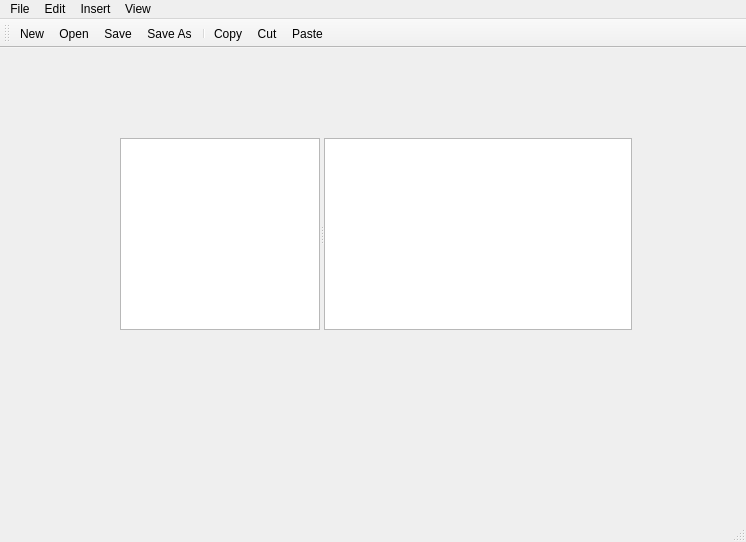
<?xml version="1.0" encoding="UTF-8"?>
<ui version="4.0">
 <class>MainWindow</class>
 <widget class="QMainWindow" name="MainWindow">
  <property name="geometry">
   <rect>
    <x>0</x>
    <y>0</y>
    <width>746</width>
    <height>542</height>
   </rect>
  </property>
  <property name="windowTitle">
   <string>MainWindow</string>
  </property>
  <widget class="QWidget" name="centralwidget">
   <widget class="QSplitter" name="splitter">
    <property name="geometry">
     <rect>
      <x>120</x>
      <y>90</y>
      <width>512</width>
      <height>192</height>
     </rect>
    </property>
    <property name="orientation">
     <enum>Qt::Horizontal</enum>
    </property>
    <widget class="QListWidget" name="listWidget">
     <property name="maximumSize">
      <size>
       <width>200</width>
       <height>16777215</height>
      </size>
     </property>
    </widget>
    <widget class="QPlainTextEdit" name="plainTextEdit"/>
   </widget>
  </widget>
  <widget class="QMenuBar" name="menubar">
   <property name="geometry">
    <rect>
     <x>0</x>
     <y>0</y>
     <width>746</width>
     <height>22</height>
    </rect>
   </property>
   <widget class="QMenu" name="menuFile">
    <property name="title">
     <string>File</string>
    </property>
    <addaction name="actionNew"/>
    <addaction name="actionOpen"/>
    <addaction name="actionSave"/>
    <addaction name="actionSave_As"/>
    <addaction name="separator"/>
    <addaction name="actionExit"/>
   </widget>
   <widget class="QMenu" name="menuEdit">
    <property name="title">
     <string>Edit</string>
    </property>
    <addaction name="actionCopy"/>
    <addaction name="actionCut"/>
    <addaction name="actionPaste"/>
    <addaction name="separator"/>
    <addaction name="actionSelect_All"/>
    <addaction name="actionSelect_None"/>
   </widget>
   <widget class="QMenu" name="menuInsert">
    <property name="title">
     <string>Insert</string>
    </property>
    <addaction name="actionAnimals"/>
    <addaction name="actionShapes"/>
    <addaction name="actionFood"/>
   </widget>
   <widget class="QMenu" name="menuView">
    <property name="title">
     <string>View</string>
    </property>
    <addaction name="actionToolbar_top"/>
    <addaction name="actionToolbar_bottom"/>
    <addaction name="actionToolbar_left"/>
    <addaction name="actionToolbar_right"/>
    <addaction name="separator"/>
    <addaction name="actionToolbar_floatable"/>
    <addaction name="actionToolbar_movable"/>
   </widget>
   <addaction name="menuFile"/>
   <addaction name="menuEdit"/>
   <addaction name="menuInsert"/>
   <addaction name="menuView"/>
  </widget>
  <widget class="QStatusBar" name="statusbar"/>
  <widget class="QToolBar" name="toolBar">
   <property name="windowTitle">
    <string>toolBar</string>
   </property>
   <attribute name="toolBarArea">
    <enum>TopToolBarArea</enum>
   </attribute>
   <attribute name="toolBarBreak">
    <bool>false</bool>
   </attribute>
   <addaction name="actionNew"/>
   <addaction name="actionOpen"/>
   <addaction name="actionSave"/>
   <addaction name="actionSave_As"/>
   <addaction name="separator"/>
   <addaction name="actionCopy"/>
   <addaction name="actionCut"/>
   <addaction name="actionPaste"/>
  </widget>
  <action name="actionNew">
   <property name="icon">
    <iconset resource="resources.qrc">
     <normaloff>:/files/images/new.png</normaloff>:/files/images/new.png</iconset>
   </property>
   <property name="text">
    <string>New</string>
   </property>
  </action>
  <action name="actionOpen">
   <property name="icon">
    <iconset resource="resources.qrc">
     <normaloff>:/files/images/open.png</normaloff>:/files/images/open.png</iconset>
   </property>
   <property name="text">
    <string>Open</string>
   </property>
  </action>
  <action name="actionSave">
   <property name="icon">
    <iconset resource="resources.qrc">
     <normaloff>:/files/images/save.png</normaloff>:/files/images/save.png</iconset>
   </property>
   <property name="text">
    <string>Save</string>
   </property>
  </action>
  <action name="actionSave_As">
   <property name="icon">
    <iconset resource="resources.qrc">
     <normaloff>:/files/images/saveas.png</normaloff>:/files/images/saveas.png</iconset>
   </property>
   <property name="text">
    <string>Save As</string>
   </property>
  </action>
  <action name="actionExit">
   <property name="text">
    <string>Exit</string>
   </property>
  </action>
  <action name="actionCopy">
   <property name="icon">
    <iconset resource="resources.qrc">
     <normaloff>:/files/images/copy.png</normaloff>:/files/images/copy.png</iconset>
   </property>
   <property name="text">
    <string>Copy</string>
   </property>
  </action>
  <action name="actionCut">
   <property name="icon">
    <iconset resource="resources.qrc">
     <normaloff>:/files/images/cut.png</normaloff>:/files/images/cut.png</iconset>
   </property>
   <property name="text">
    <string>Cut</string>
   </property>
  </action>
  <action name="actionPaste">
   <property name="icon">
    <iconset resource="resources.qrc">
     <normaloff>:/files/images/paste.png</normaloff>:/files/images/paste.png</iconset>
   </property>
   <property name="text">
    <string>Paste</string>
   </property>
  </action>
  <action name="actionSelect_All">
   <property name="icon">
    <iconset resource="resources.qrc">
     <normaloff>:/files/images/selectall.png</normaloff>:/files/images/selectall.png</iconset>
   </property>
   <property name="text">
    <string>Select All</string>
   </property>
  </action>
  <action name="actionSelect_None">
   <property name="icon">
    <iconset resource="resources.qrc">
     <normaloff>:/files/images/selectnone.png</normaloff>:/files/images/selectnone.png</iconset>
   </property>
   <property name="text">
    <string>Select None</string>
   </property>
  </action>
  <action name="actionAnimals">
   <property name="text">
    <string>Animals</string>
   </property>
  </action>
  <action name="actionShapes">
   <property name="text">
    <string>Shapes</string>
   </property>
  </action>
  <action name="actionFood">
   <property name="text">
    <string>Food</string>
   </property>
  </action>
  <action name="actionToolbar_top">
   <property name="text">
    <string>Toolbar top</string>
   </property>
  </action>
  <action name="actionToolbar_bottom">
   <property name="text">
    <string>Toolbar bottom</string>
   </property>
  </action>
  <action name="actionToolbar_left">
   <property name="text">
    <string>Toolbar left</string>
   </property>
  </action>
  <action name="actionToolbar_right">
   <property name="text">
    <string>Toolbar right</string>
   </property>
  </action>
  <action name="actionToolbar_floatable">
   <property name="checkable">
    <bool>true</bool>
   </property>
   <property name="text">
    <string>Toolbar floatable</string>
   </property>
  </action>
  <action name="actionToolbar_movable">
   <property name="checkable">
    <bool>true</bool>
   </property>
   <property name="text">
    <string>Toolbar movable</string>
   </property>
  </action>
 </widget>
 <resources>
  <include location="resources.qrc"/>
 </resources>
 <connections/>
</ui>
